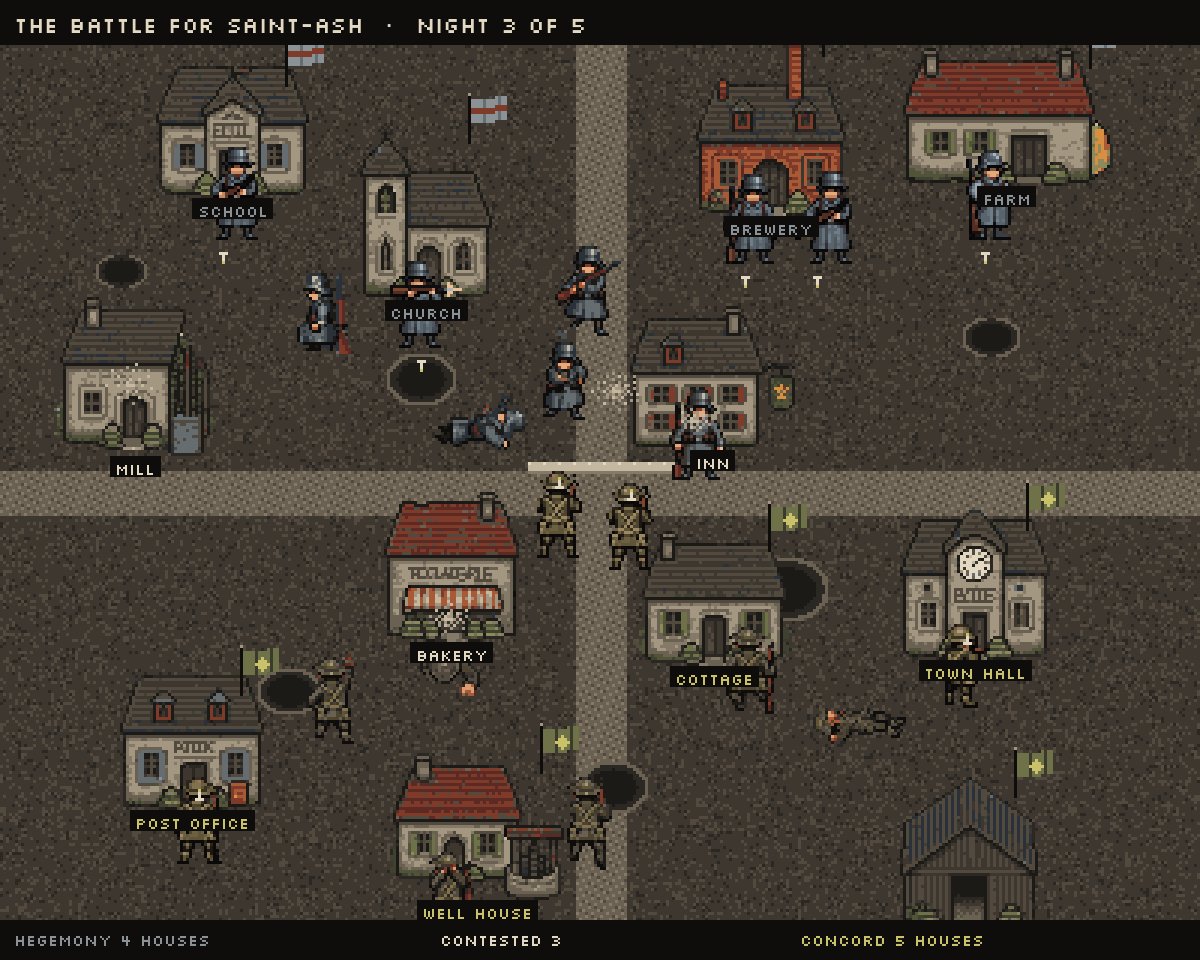

Python code for this plot:
# Ukázka 2 „Bitva o vesnici“: budovy z PixelLabu (arch art/cine/village_sheet_a.png → art/village/*.png, 1 arch = 12 budov za 9 generací),
# zem, ulice a vojáci jako ve hře (sprity 1:1). python3 docs/mockups/village/village2.py → village2.png (×3)
import random, math
from PIL import Image, ImageDraw, ImageFont
R = '/home/user/fronta/'; OUT = R + 'docs/mockups/village/'
PAL = ['#' + l.strip() for l in open(R + 'art/palette/trench24.hex') if l.strip()]
C = lambda i: tuple(int(PAL[i][j:j + 2], 16) for j in (1, 3, 5)) + (255,)
W, H, K = 400, 320, 3
rnd = random.Random(7)
im = Image.new('RGBA', (W, H), C(3)); d = ImageDraw.Draw(im)
px = lambda x, y, c: 0 <= x < W and 0 <= y < H and im.putpixel((x, y), c)
def rect(x, y, w, h, c): d.rectangle([x, y, x + w - 1, y + h - 1], fill=C(c))
for y in range(H):
    for x in range(W):
        r = rnd.random(); im.putpixel((x, y), C(4) if r < 0.18 else C(2) if r < 0.26 else C(3))
def street(x0, y0, x1, y1, w):
    for t in range(500):
        x = x0 + (x1 - x0) * t / 500; y = y0 + (y1 - y0) * t / 500
        for dx in range(-w // 2, w // 2 + 1):
            for dy in range(-w // 2, w // 2 + 1):
                xx, yy = int(x + dx), int(y + dy)
                if 0 <= xx < W and 0 <= yy < H: im.putpixel((xx, yy), C(6) if (xx + yy * 2) % 5 == 0 else C(5) if (xx * 3 + yy) % 7 else C(4))
street(200, 0, 200, H, 16); street(0, 164, W, 164, 14)
for (cx, cy, r) in [(140, 126, 9), (262, 196, 11), (96, 230, 8), (330, 112, 7), (204, 262, 9), (40, 90, 6)]:
    for y in range(cy - r, cy + r + 1):
        for x in range(cx - r - 3, cx + r + 4):
            dd = ((x - cx) / (r + 3)) ** 2 + ((y - cy) / r) ** 2
            if dd < 1: px(x, y, C(1) if dd < 0.45 else C(2) if dd < 0.75 else C(5))
B = lambda n: Image.open(R + f'art/village/{n}.png').convert('RGBA')
# (budova, x levý okraj, y spodní okraj, majitel 0=H 1=C None=sporné)
PLACE = [('school', 52, 66, 0), ('church', 120, 100, 0), ('brewery', 232, 72, 0), ('farmhouse', 300, 62, 0), ('inn', 210, 150, None),
         ('mill', 18, 152, None), ('bakery', 128, 214, None), ('townhall', 300, 220, 1), ('cottage', 212, 222, 1), ('postoffice', 40, 270, 1),
         ('barn', 300, 312, 1), ('cottage_well', 130, 300, 1)]
spr = {}
for (n, x, yb, o) in PLACE:
    b = B(n); im.alpha_composite(b, (x, yb - b.height)); spr[n] = (x, yb, b.width, b.height, o)
def flag(x, y, f):
    col, dark, mark = [(16, 15, 19), (12, 10, 22)][f]
    rect(x, y - 15, 1, 16, 0); px(x, y - 16, C(7))
    for i in range(12):
        o = round(math.sin(i * 0.5) * 1.2 * i / 12)
        rect(x + 1 + i, y - 14 + o, 1, 8, dark if i % 5 == 4 else col)
        if f == 0: rect(x + 1 + i, y - 11 + o, 1, 2, mark)
    if f == 1: cx, cy = x + 7, y - 10; rect(cx - 1, cy - 1, 3, 3, mark); rect(cx, cy - 2, 1, 5, mark); rect(cx - 2, cy, 5, 1, mark)
for (n, (x, yb, w, h, o)) in spr.items():
    if o is not None: flag(x + w - 8, yb - h + 6, o)
def sandbags(x, y, n):
    for i in range(n): rect(x + i * 5, y, 5, 3, 8); px(x + i * 5, y, C(9)); d.line([x + i * 5, y + 3, x + i * 5 + 4, y + 3], fill=C(6))
sandbags(176, 154, 10)
S = R + 'web/public/assets/soldiers/'
def sp(name, x, y):
    s = Image.open(S + name + '.png').convert('RGBA'); s = s.crop(s.getbbox()); im.alpha_composite(s, (x - s.width // 2, y - s.height))
def flash(x, y, down):
    for (a, b) in [(0, 0), (0, 1), (1, 0), (-1, 0), (0, 2)]: px(x + a, y + (b if down else -b), C(9))
    px(x, y + (3 if down else -3), C(22))
def smoke(x, y, r):
    for i in range(r * 6):
        a = i * 2.4; rr = (i / (r * 6)) * r; px(int(x + math.cos(a) * rr), int(y + math.sin(a) * rr * 0.7), C(7 if i % 3 else 8))
for (n, x, y) in [('hegemony@fire_south_3', 76, 80), ('hegemony@fire_south_5', 142, 116), ('hegemony@fire_south_1', 250, 88), ('hegemony@fire_south_3', 274, 88),
                  ('hegemony@grenade_south_4', 188, 140), ('hegemony@fire_south-east_2', 330, 80), ('hegemony@kneel_west_2', 108, 118), ('hegemony@prone_south_0', 232, 160),
                  ('hegemony@lying-wounded_west_0', 160, 150), ('hegemony@run_south_3', 196, 112)]: sp(n, x, y)
for (n, x, y) in [('concord@fire_north_3', 186, 186), ('concord@fire_north_6', 210, 190), ('concord@kneel_north_2', 250, 238), ('concord@fire_north-east_4', 322, 236),
                  ('concord@crawl_north_3', 150, 232), ('concord@grenade_north_3', 110, 248), ('concord@run_north_2', 196, 290), ('concord@fire_north_1', 66, 288),
                  ('concord@lying-wounded_east_0', 286, 248), ('concord@duck_north_1', 150, 312)]: sp(n, x, y)
for (x, y, dn) in [(74, 84, True), (140, 120, True), (248, 92, True), (272, 92, True), (328, 84, True), (186, 162, False), (210, 166, False), (322, 214, False), (66, 266, False)]: flash(x, y, dn)
for (x, y, r) in [(206, 130, 9), (150, 206, 7), (44, 128, 10), (232, 140, 6)]: smoke(x, y, r)
im.save(OUT + 'village2_1x.png')
big = im.resize((W * K, H * K), Image.NEAREST).convert('RGB'); bd = ImageDraw.Draw(big)
F = ImageFont.truetype(R + 'marketing/fonts/Silkscreen-Regular.ttf', 16); F2 = ImageFont.truetype(R + 'marketing/fonts/Silkscreen-Regular.ttf', 22)
HEG, CON, NEU = (138, 146, 149), (201, 194, 106), (227, 217, 195)
NM = {'school': 'SCHOOL', 'church': 'CHURCH', 'brewery': 'BREWERY', 'farmhouse': 'FARM', 'inn': 'INN', 'mill': 'MILL', 'bakery': 'BAKERY', 'townhall': 'TOWN HALL',
      'cottage': 'COTTAGE', 'postoffice': 'POST OFFICE', 'barn': 'BARN', 'cottage_well': 'WELL HOUSE'}
for (n, (x, yb, w, h, o)) in spr.items():
    t = NM[n]; col = HEG if o == 0 else CON if o == 1 else NEU
    tw = bd.textlength(t, font=F); X, Y = (x + w / 2) * K - tw / 2, yb * K + 2
    bd.rectangle([X - 5, Y - 2, X + tw + 5, Y + 18], fill=(14, 13, 12)); bd.text((X, Y), t, font=F, fill=col)
bd.rectangle([0, 0, W * K, 44], fill=(14, 13, 12)); bd.text((14, 10), 'THE BATTLE FOR SAINT-ASH  ·  NIGHT 3 OF 5', font=F2, fill=(227, 217, 195))
bd.rectangle([0, H * K - 40, W * K, H * K], fill=(14, 13, 12))
bd.text((14, H * K - 31), 'HEGEMONY 4 HOUSES', font=F, fill=HEG); bd.text((440, H * K - 31), 'CONTESTED 3', font=F, fill=NEU); bd.text((800, H * K - 31), 'CONCORD 5 HOUSES', font=F, fill=CON)
big.save(OUT + 'village2.png'); print('ok')
